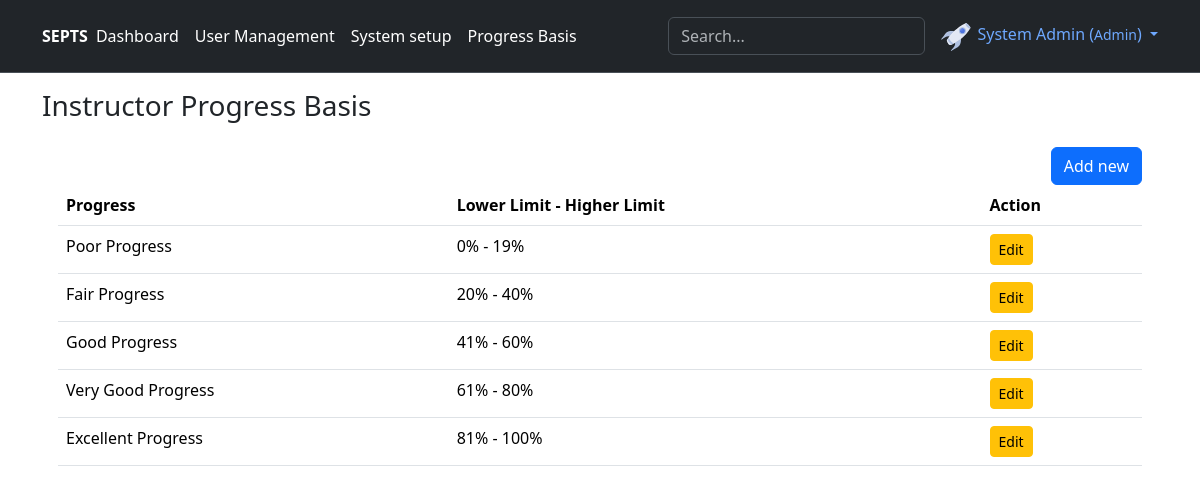
Screenshot of /ProgressBasis.php (signed in) with the database file from the repository.
### tables this page shows
CREATE TABLE IF NOT EXISTS `progressbasis_table` (
  `ProgressBasisId` int NOT NULL AUTO_INCREMENT,
  `ProgressBasis` varchar(300) NOT NULL,
  `LowerLimit` int NOT NULL,
  `HigherLimit` int NOT NULL,
  PRIMARY KEY (`ProgressBasisId`)
);

### model/DbConnection.php (called while the page is built, shortened)
<?php
class DbConnection{
    private $host = 'localhost';
    private $username = 'root';
    private $password = '';
    private $database = 'studentexpertpooltutorialsystem';
    protected $connection;
    public function __construct(){
        if (!isset($this->connection)) {
            $this->connection = new mysqli($this->host, $this->username, $this->password, $this->database);
        }
    }
    public function getConnection(){
        return $this->connection;
    }
}
?>

### model/ProgressBasisModel.php (called while the page is built, shortened)
<?php
include_once('DbConnection.php');
class ProgressBasisModel extends DbConnection{
    public function getAllProgressBasis()
    {
        $sql = "SELECT `ProgressBasisId`, `ProgressBasis`, `LowerLimit`, `HigherLimit` FROM `progressbasis_table`";
        $queryResult = $this->getConnection()->query($sql);
        if (mysqli_num_rows($queryResult) > 0) {
            return $queryResult;
        }
        return null;
    }
}

### ProgressBasis.php (the view, shortened to what this page needs)
<?php
require_once 'model/ProgressBasisModel.php';
$progM=new ProgressBasisModel();
require_once("views/header.php");
require_once("views/navi.php");
?>
<div class="container">
    <h3>Instructor Progress Basis</h3>
    <div class="p-3">
                <span><a class=" btn btn-primary float-end" href="ProgressBasisAdd.php"> Add new</a></span>
    			<table class="table">
             		<thead>
             			<tr>
             				<th>Progress</th>
             				<th>Lower Limit - Higher Limit</th>
             				<th>Action</th>
             			</tr>
             		</thead>
             		<tbody>
             		<?php
             		    $progbasises=$progM->getAllProgressBasis();
             		    if (!is_null($progbasises)) {
             		        while ($row=$progbasises->fetch_assoc()) {
             		?>
             			<tr>
                     		<td><?=($row['ProgressBasis']);?></td>
                     		<td><?=($row['LowerLimit']);?>% - <?=($row['HigherLimit']);?>%</td>
                     		<td><a href="ProgressBasisAdd.php?id=<?=($row['ProgressBasisId']);?>" class="btn btn-primary  btn-warning btn-sm"><i class="fa fa-edit"></i> Edit</a></td>
             			</tr>
             			<?php } }?>
             		</tbody>
             	</table>
    		</div>
</div>
<?php
require_once("views/footer.php");
?>

### rows the page displays
progressbasis_table: ProgressBasis "Poor Progress", LowerLimit "0", HigherLimit "19"
progressbasis_table: ProgressBasis "Fair Progress", LowerLimit "20", HigherLimit "40"
progressbasis_table: ProgressBasis "Good Progress", LowerLimit "41", HigherLimit "60"
progressbasis_table: ProgressBasis "Very Good Progress", LowerLimit "61", HigherLimit "80"
progressbasis_table: ProgressBasis "Excellent Progress", LowerLimit "81", HigherLimit "100"

### other values shown
$_SESSION["NameInSideBarSEPTS"] "System Admin"
$_SESSION["RoleSEPTS"] "Admin"
